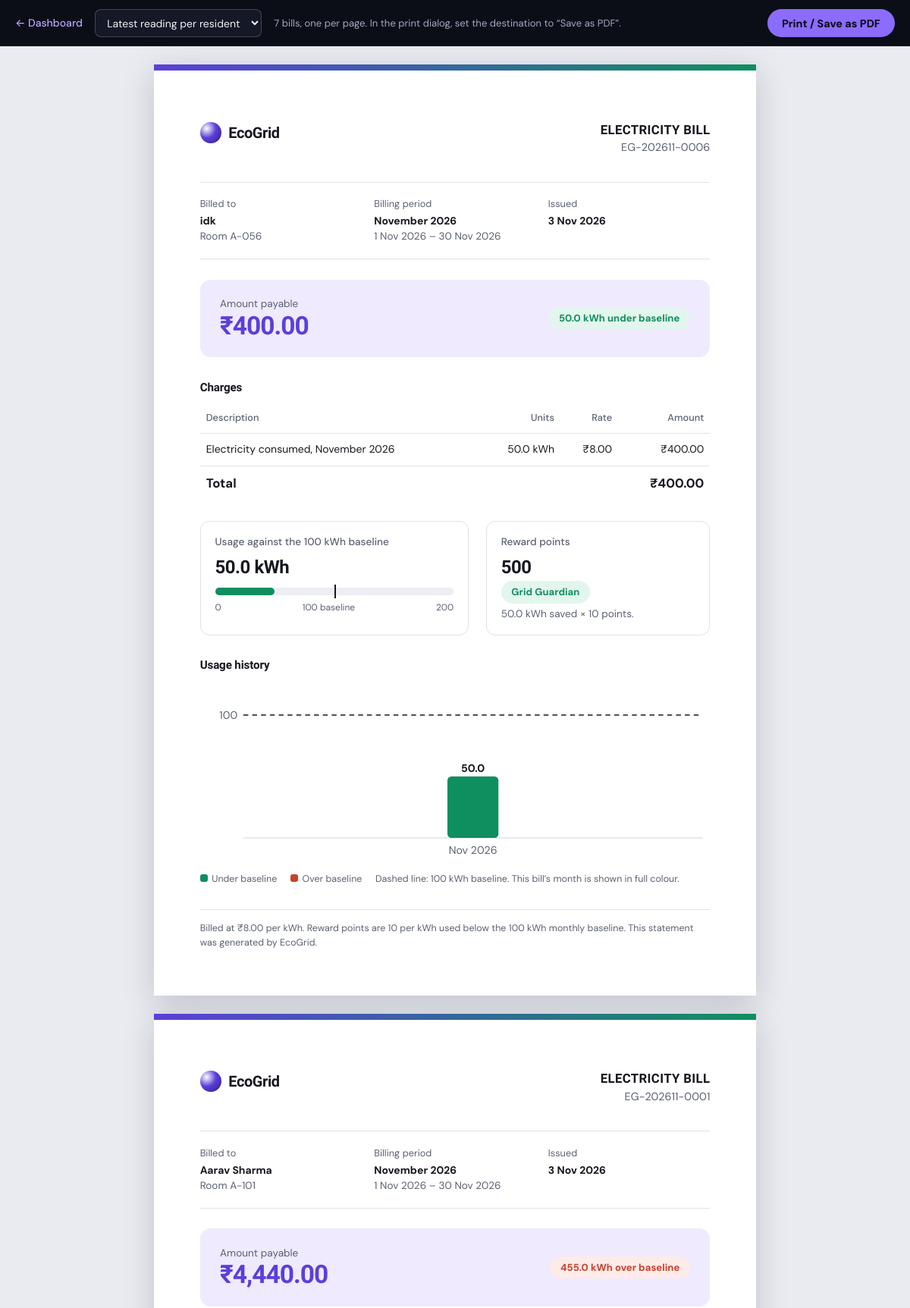
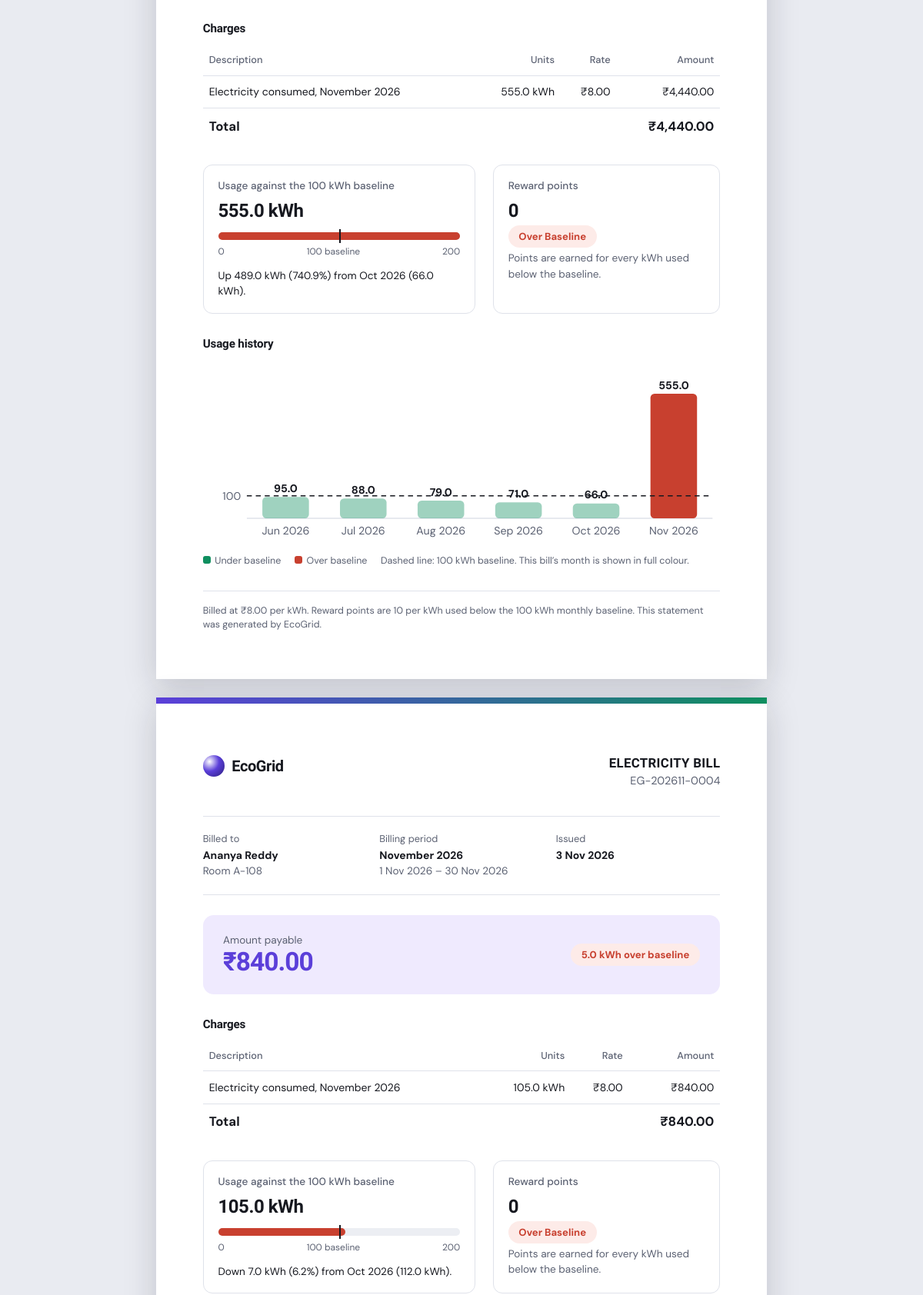
Page /bills (upper part) on the committed database (2 pictures, top to bottom).
### tables this page shows
CREATE TABLE readings (
                    id INTEGER PRIMARY KEY AUTOINCREMENT,
                    student_id INTEGER NOT NULL REFERENCES students(id),
                    period TEXT NOT NULL,
                    kwh_used REAL NOT NULL,
                    total_bill REAL NOT NULL,
                    reward_points INTEGER NOT NULL,
                    UNIQUE (student_id, period)
                );

CREATE TABLE students (
                    id INTEGER PRIMARY KEY AUTOINCREMENT,
                    name TEXT NOT NULL,
                    room_number TEXT NOT NULL UNIQUE,
                    kwh_used REAL NOT NULL DEFAULT 0.0,
                    total_bill REAL NOT NULL DEFAULT 0.0,
                    reward_points INTEGER NOT NULL DEFAULT 0
                );

### app.py (the view)
@app.route("/bills", methods=["GET"])
def all_bills():
    period = request.args.get("period") or None
    try:
        with get_db_connection() as conn:
            ids = [
                row["id"]
                for row in conn.execute(
                    "SELECT id FROM students ORDER BY room_number, name"
                ).fetchall()
            ]
            bills = [b for b in (build_bill(conn, sid, period) for sid in ids) if b]
            available = [
                row["period"]
                for row in conn.execute(
                    "SELECT DISTINCT period FROM readings ORDER BY period DESC"
                ).fetchall()
            ]
    except sqlite3.Error as exc:
        app.logger.error(f"Failed to build bills: {exc}")
        abort(500)
    periods = [{"value": p, "label": period_label(p, long=True)} for p in available]
    return render_template(
        "bill.html",
        bills=bills,
        periods=periods,
        selected_period=period or "",
        **bill_context(),
    )

### app.py (called while the page is built)
def get_db_connection() -> sqlite3.Connection:
    conn = sqlite3.connect(DB_PATH)
    conn.row_factory = sqlite3.Row
    return conn

def period_label(period: str, long: bool = False) -> str:
    year, month = (int(part) for part in period.split("-"))
    return date(year, month, 1).strftime("%B %Y" if long else "%b %Y")

def eco_tier_for(points: int) -> Tuple[str, str]:
    for minimum, name, slug in TIERS:
        if points >= minimum:
            return name, slug
    return OVER_TIER

def bill_context() -> Dict[str, Any]:
    return {
        "currency_symbol": CURRENCY_SYMBOL,
        "baseline_kwh": BASELINE_KWH,
        "rate_per_kwh": RATE_PER_KWH,
        "points_per_kwh": POINTS_PER_KWH_SAVED,
    }

### templates/bill.html (shortened to what this page needs)
<!DOCTYPE html>
<html lang="en">
<head>
</head>
<body>
    <div class="toolbar">
        <a href="{{ url_for('index') }}">&larr; Dashboard</a>
        <label>
            <select id="period" aria-label="Billing month">
                {% if bills|length != 1 %}
                <option value="" {{ 'selected' if not selected_period }}>Latest reading per resident</option>
                {% endif %}
            </select>
        </label>
        <span class="tip">
            {% if bills|length > 1 %}{{ bills|length }} bills, one per page. {% endif %}In the print dialog, set the destination to &ldquo;Save as PDF&rdquo;.
        </span>
        <button type="button" id="print-btn">Print / Save as PDF</button>
    </div>
    <main class="stack">
        {% for b in bills %}
        {% set status = 'under' if b.kwh < baseline_kwh else ('over' if b.kwh > baseline_kwh else 'at') %}
        {% set meter_pct = [b.kwh / (baseline_kwh * 2) * 100, 100] | min %}
        <article class="sheet" aria-label="Bill {{ b.number }}">
            <header class="head">
                <div class="brand"><span class="brand-orb"></span>EcoGrid</div>
                <div class="doc-title">
                    <h1>Electricity bill</h1>
                    <p>{{ b.number }}</p>
                </div>
            </header>
            <dl class="meta">
                <div>
                    <dt>Billed to</dt>
                    <dd>{{ b.name }}<small>Room {{ b.room }}</small></dd>
                </div>
                <div>
                    <dt>Billing period</dt>
                    <dd>{{ b.period_label }}<small>{{ b.period_range }}</small></dd>
                </div>
                <div>
                    <dt>Issued</dt>
                    <dd>{{ b.issued }}</dd>
                </div>
            </dl>
            <section class="total" aria-label="Amount payable">
                <div>
                    <div class="label">Amount payable</div>
                    <div class="amount">{{ currency_symbol }}{{ "{:,.2f}".format(b.amount) }}</div>
                </div>
                <span class="pill pill-{{ status }}">
                    {% if status == 'under' %}{{ "%.1f"|format(b.saved) }} kWh under baseline
                    {% elif status == 'over' %}{{ "%.1f"|format(b.over) }} kWh over baseline
                    {% else %}At baseline{% endif %}
                </span>
            </section>
            <h2>Charges</h2>
            <table>
                <thead>
                    <tr>
                        <th scope="col">Description</th>
                        <th scope="col" class="num">Units</th>
                        <th scope="col" class="num">Rate</th>
                        <th scope="col" class="num">Amount</th>
                    </tr>
                </thead>
                <tbody>
                    <tr>
                        <td>Electricity consumed, {{ b.period_label }}</td>
                        <td class="num">{{ "%.1f"|format(b.kwh) }} kWh</td>
                        <td class="num">{{ currency_symbol }}{{ "%.2f"|format(rate_per_kwh) }}</td>
                        <td class="num">{{ currency_symbol }}{{ "{:,.2f}".format(b.amount) }}</td>
                    </tr>
                </tbody>
                <tfoot>
                    <tr>
                        <td colspan="3">Total</td>
                        <td class="num">{{ currency_symbol }}{{ "{:,.2f}".format(b.amount) }}</td>
                    </tr>
                </tfoot>
            </table>
            <div class="two" style="margin-top: 7mm;">
                <div class="box">
                    <h3>Usage against the {{ "%.0f"|format(baseline_kwh) }} kWh baseline</h3>
                    <div class="big">{{ "%.1f"|format(b.kwh) }} kWh</div>
                    <div class="meter" role="img" aria-label="{{ '%.1f'|format(b.kwh) }} kWh used against a {{ '%.0f'|format(baseline_kwh) }} kWh baseline">
                        <div class="meter-fill{{ ' over' if status == 'over' else '' }}" style="width: {{ '%.1f'|format(meter_pct) }}%;"></div>
                        <div class="meter-mark"></div>
                    </div>
                    <div class="meter-scale"><span>0</span><span>{{ "%.0f"|format(baseline_kwh) }} baseline</span><span>{{ "%.0f"|format(baseline_kwh * 2) }}</span></div>
                    {% if b.comparison %}
                    <p style="margin-top: 0.8rem; font-size: 0.85rem;">
                        {% if b.comparison.delta < 0 %}
                        Down {{ "%.1f"|format(-b.comparison.delta) }} kWh
                        {% elif b.comparison.delta > 0 %}
                        Up {{ "%.1f"|format(b.comparison.delta) }} kWh
                        {% else %}
                        Unchanged
                        {% endif %}
                        {% if b.comparison.percent is not none and b.comparison.delta != 0 %}({{ "%.1f"|format(b.comparison.percent|abs) }}%){% endif %}
                        from {{ b.comparison.label }} ({{ "%.1f"|format(b.comparison.kwh) }} kWh).
                    </p>
                    {% endif %}
                </div>
                <div class="box">
                    <h3>Reward points</h3>
                    <div class="big">{{ b.points }}</div>
                    <p>
                        <span class="pill pill-{{ 'under' if b.points > 0 else 'over' }}">{{ b.tier }}</span>
                    </p>
                    <p style="font-size: 0.85rem; color: var(--soft);">
                        {% if b.saved > 0 %}
                        {{ "%.1f"|format(b.saved) }} kWh saved &times; {{ points_per_kwh }} points.
                        {% else %}
                        Points are earned for every kWh used below the baseline.
                        {% endif %}
                    </p>
                </div>
            </div>
            <h2>Usage history</h2>
            {% set c = b.chart %}
            <svg class="chart" viewBox="0 0 {{ c.w }} {{ c.h }}" role="img"
                 aria-label="Monthly usage in kWh for the last {{ c.bars|length }} months: {% for bar in c.bars %}{{ bar.label }} {{ '%.1f'|format(bar.kwh) }}{{ ', ' if not loop.last }}{% endfor %}">
                <line x1="{{ c.left }}" x2="{{ c.w - 8 }}" y1="{{ c.axis_y }}" y2="{{ c.axis_y }}" stroke="#dfe2ea" />
                {% for bar in c.bars %}
                <rect x="{{ bar.x }}" y="{{ bar.y }}" width="{{ bar.w }}" height="{{ bar.h }}" rx="4"
                      fill="{{ '#c8402f' if bar.over else '#0f8f5f' }}" opacity="{{ '1' if bar.current else '0.4' }}" />
                <text class="val" x="{{ bar.cx }}" y="{{ bar.y - 5 }}" text-anchor="middle">{{ "%.1f"|format(bar.kwh) }}</text>
                <text x="{{ bar.cx }}" y="{{ c.axis_y + 16 }}" text-anchor="middle">{{ bar.label }}</text>
                {% endfor %}
                <line x1="{{ c.left }}" x2="{{ c.w - 8 }}" y1="{{ c.baseline_y }}" y2="{{ c.baseline_y }}" stroke="#16181f" stroke-width="1.2" stroke-dasharray="5 4" />
                <text x="{{ c.left - 6 }}" y="{{ c.baseline_y + 4 }}" text-anchor="end">{{ "%.0f"|format(baseline_kwh) }}</text>
            </svg>
            <div class="legend">
                <span><i style="background:#0f8f5f"></i>Under baseline</span>
                <span><i style="background:#c8402f"></i>Over baseline</span>
                <span>Dashed line: {{ "%.0f"|format(baseline_kwh) }} kWh baseline. This bill&rsquo;s month is shown in full colour.</span>
            </div>
            <footer class="foot">
                Billed at {{ currency_symbol }}{{ "%.2f"|format(rate_per_kwh) }} per kWh. Reward points are {{ points_per_kwh }} per kWh used below the
                {{ "%.0f"|format(baseline_kwh) }} kWh monthly baseline. This statement was generated by EcoGrid.
            </footer>
        </article>
        {% else %}
        <div class="empty">
            <h2 style="margin-top: 0;">No bills for this period</h2>
            <p>No resident has a reading recorded for the selected month. Choose another month above.</p>
        </div>
        {% endfor %}
    </main>
</body>
</html>

### rows in the picture
readings: number "EG-202611-0006", name "idk", room "A-056", period_label "November 2026", period_range "1 Nov 2026 – 30 Nov 2026", issued "3 Nov 2026", currency_symbol "₹", saved "50.0", rate_per_kwh "8.00", reward_points "100", {{ '%.1f'|format(meter_pct) }} 25.0 (drawn), baseline_kwh "200", points "500", tier "Grid Guardian", points_per_kwh "10", number "EG-202611-0001", name "Aarav Sharma", room "A-101", over "455.0", comparison.delta "489.0", comparison.percent|abs "740.9", comparison.label "Oct 2026", points "0", tier "Over Baseline", shows "Points are earned for every kWh used below the baseline.", number "EG-202611-0004", name "Ananya Reddy", room "A-108", over "5.0", {{ '%.1f'|format(meter_pct) }} 52.5 (drawn), comparison "7.0", comparison.percent|abs "6.2"
readings: amount "400.00", kwh "50.0", label "Nov 2026"
readings: amount "4,440.00", kwh "555.0", label "Nov 2026"
readings: comparison.kwh "66.0", kwh "66.0", label "Oct 2026"
readings: kwh "95.0", label "Jun 2026"
readings: kwh "88.0", label "Jul 2026"
readings: kwh "79.0", label "Aug 2026"
readings: kwh "71.0", label "Sep 2026"
readings: amount "840.00", kwh "105.0"
readings: comparison.kwh "112.0"

### other values in the picture
{{ bills|length }} "7"
